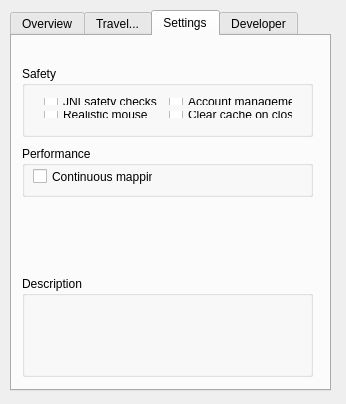
<?xml version="1.0" encoding="UTF-8"?>
<ui version="4.0">
 <class>MainWindow</class>
 <widget class="QMainWindow" name="MainWindow">
  <property name="geometry">
   <rect>
    <x>0</x>
    <y>0</y>
    <width>346</width>
    <height>404</height>
   </rect>
  </property>
  <property name="sizePolicy">
   <sizepolicy hsizetype="Fixed" vsizetype="Fixed">
    <horstretch>0</horstretch>
    <verstretch>0</verstretch>
   </sizepolicy>
  </property>
  <property name="minimumSize">
   <size>
    <width>346</width>
    <height>404</height>
   </size>
  </property>
  <property name="maximumSize">
   <size>
    <width>346</width>
    <height>404</height>
   </size>
  </property>
  <property name="windowTitle">
   <string>PowerGrid control panel</string>
  </property>
  <property name="windowIcon">
   <iconset resource="resources.qrc">
    <normaloff>:/icons/images/icon.png</normaloff>:/icons/images/icon.png</iconset>
  </property>
  <property name="locale">
   <locale language="English" country="UnitedStates"/>
  </property>
  <widget class="QWidget" name="centralWidget">
   <widget class="QTabWidget" name="tabWidget">
    <property name="geometry">
     <rect>
      <x>10</x>
      <y>10</y>
      <width>321</width>
      <height>381</height>
     </rect>
    </property>
    <property name="currentIndex">
     <number>2</number>
    </property>
    <widget class="QWidget" name="OverviewTab">
     <attribute name="title">
      <string>Overview</string>
     </attribute>
     <widget class="QGroupBox" name="clientInfo">
      <property name="geometry">
       <rect>
        <x>10</x>
        <y>10</y>
        <width>291</width>
        <height>101</height>
       </rect>
      </property>
      <property name="title">
       <string>Global Info</string>
      </property>
      <widget class="QWidget" name="formLayoutWidget">
       <property name="geometry">
        <rect>
         <x>10</x>
         <y>20</y>
         <width>271</width>
         <height>71</height>
        </rect>
       </property>
       <layout class="QFormLayout" name="clientLayout">
        <property name="fieldGrowthPolicy">
         <enum>QFormLayout::AllNonFixedFieldsGrow</enum>
        </property>
        <item row="0" column="0">
         <widget class="QLabel" name="jvmversionLabel">
          <property name="text">
           <string>Java version</string>
          </property>
         </widget>
        </item>
        <item row="0" column="1">
         <widget class="QLabel" name="jvmversion">
          <property name="toolTip">
           <string>The java version on which Runescape runs</string>
          </property>
          <property name="text">
           <string>&lt;unknown&gt;</string>
          </property>
         </widget>
        </item>
        <item row="1" column="0">
         <widget class="QLabel" name="PGversionLabel">
          <property name="text">
           <string>PowerGrid version       </string>
          </property>
         </widget>
        </item>
        <item row="1" column="1">
         <widget class="QLabel" name="PGversion">
          <property name="statusTip">
           <string>The PowerGrid version</string>
          </property>
          <property name="text">
           <string>0.1</string>
          </property>
         </widget>
        </item>
        <item row="3" column="0">
         <widget class="QLabel" name="usernameLabel">
          <property name="text">
           <string>Logged in user</string>
          </property>
         </widget>
        </item>
        <item row="3" column="1">
         <widget class="QLabel" name="username">
          <property name="statusTip">
           <string>The logged in user. &lt;none&gt; means no user is logged in.</string>
          </property>
          <property name="text">
           <string>&lt;none&gt;</string>
          </property>
         </widget>
        </item>
        <item row="2" column="0">
         <spacer name="verticalSpacer">
          <property name="orientation">
           <enum>Qt::Vertical</enum>
          </property>
          <property name="sizeHint" stdset="0">
           <size>
            <width>20</width>
            <height>40</height>
           </size>
          </property>
         </spacer>
        </item>
       </layout>
      </widget>
     </widget>
     <widget class="QGroupBox" name="groupBox">
      <property name="geometry">
       <rect>
        <x>10</x>
        <y>120</y>
        <width>291</width>
        <height>111</height>
       </rect>
      </property>
      <property name="title">
       <string>PowerGrid </string>
      </property>
      <widget class="QWidget" name="verticalLayoutWidget">
       <property name="geometry">
        <rect>
         <x>10</x>
         <y>20</y>
         <width>271</width>
         <height>84</height>
        </rect>
       </property>
       <layout class="QVBoxLayout" name="verticalLayout">
        <item>
         <widget class="QLabel" name="label">
          <property name="text">
           <string>PowerGrid activity:</string>
          </property>
         </widget>
        </item>
        <item>
         <widget class="QRadioButton" name="pg_full">
          <property name="toolTip">
           <string>Enables PowerGrid including additional functions</string>
          </property>
          <property name="text">
           <string>Fully active</string>
          </property>
          <property name="checked">
           <bool>true</bool>
          </property>
          <attribute name="buttonGroup">
           <string notr="true">ActivitySelector</string>
          </attribute>
         </widget>
        </item>
        <item>
         <widget class="QRadioButton" name="pg_minimal">
          <property name="toolTip">
           <string>Only enables PowerGrid core functions</string>
          </property>
          <property name="text">
           <string>Minimally active</string>
          </property>
          <attribute name="buttonGroup">
           <string notr="true">ActivitySelector</string>
          </attribute>
         </widget>
        </item>
        <item>
         <widget class="QRadioButton" name="pg_disable">
          <property name="toolTip">
           <string>Disables PowerGrid</string>
          </property>
          <property name="text">
           <string>Disabled</string>
          </property>
          <attribute name="buttonGroup">
           <string notr="true">ActivitySelector</string>
          </attribute>
         </widget>
        </item>
       </layout>
      </widget>
     </widget>
    </widget>
    <widget class="QWidget" name="TravelTab">
     <attribute name="title">
      <string>Travel...</string>
     </attribute>
     <widget class="QListView" name="destinationList">
      <property name="geometry">
       <rect>
        <x>10</x>
        <y>30</y>
        <width>291</width>
        <height>181</height>
       </rect>
      </property>
     </widget>
     <widget class="QPushButton" name="travelHere">
      <property name="geometry">
       <rect>
        <x>190</x>
        <y>320</y>
        <width>101</width>
        <height>23</height>
       </rect>
      </property>
      <property name="text">
       <string>Travel here</string>
      </property>
     </widget>
     <widget class="QGroupBox" name="travelInfo">
      <property name="geometry">
       <rect>
        <x>10</x>
        <y>220</y>
        <width>291</width>
        <height>91</height>
       </rect>
      </property>
      <property name="toolTip">
       <string>Travel information about the selected item</string>
      </property>
      <property name="title">
       <string>Travel Info</string>
      </property>
      <widget class="QWidget" name="formLayoutWidget_2">
       <property name="geometry">
        <rect>
         <x>10</x>
         <y>20</y>
         <width>271</width>
         <height>64</height>
        </rect>
       </property>
       <layout class="QFormLayout" name="travelLayout">
        <item row="0" column="0">
         <widget class="QLabel" name="destLabel">
          <property name="text">
           <string>Selected Destination  </string>
          </property>
         </widget>
        </item>
        <item row="1" column="0">
         <widget class="QLabel" name="distLabel">
          <property name="text">
           <string>Distance (in tiles)</string>
          </property>
         </widget>
        </item>
        <item row="2" column="0">
         <widget class="QLabel" name="timeLabel">
          <property name="text">
           <string>Approx. travel time</string>
          </property>
         </widget>
        </item>
        <item row="0" column="1">
         <widget class="QLabel" name="destination">
          <property name="text">
           <string>&lt;none&gt;</string>
          </property>
         </widget>
        </item>
        <item row="1" column="1">
         <widget class="QLabel" name="distance">
          <property name="text">
           <string>N/A</string>
          </property>
         </widget>
        </item>
        <item row="2" column="1">
         <widget class="QLabel" name="traveltime">
          <property name="text">
           <string>N/A</string>
          </property>
         </widget>
        </item>
       </layout>
      </widget>
     </widget>
     <widget class="QLabel" name="headerLabel">
      <property name="geometry">
       <rect>
        <x>10</x>
        <y>10</y>
        <width>291</width>
        <height>16</height>
       </rect>
      </property>
      <property name="text">
       <string>Choose a destination</string>
      </property>
     </widget>
    </widget>
    <widget class="QWidget" name="SettingsTab">
     <attribute name="title">
      <string>Settings</string>
     </attribute>
     <widget class="QGroupBox" name="CoreSettings">
      <property name="geometry">
       <rect>
        <x>10</x>
        <y>30</y>
        <width>291</width>
        <height>71</height>
       </rect>
      </property>
      <property name="title">
       <string>Safety</string>
      </property>
      <widget class="QWidget" name="">
       <property name="geometry">
        <rect>
         <x>11</x>
         <y>21</y>
         <width>271</width>
         <height>42</height>
        </rect>
       </property>
       <layout class="QGridLayout" name="gridLayout">
        <item row="0" column="0">
         <widget class="DescriptiveCheckBox" name="JNIsafetyCheck">
          <property name="text">
           <string>JNI safety checks</string>
          </property>
         </widget>
        </item>
        <item row="0" column="1">
         <widget class="DescriptiveCheckBox" name="accManagementCheck">
          <property name="text">
           <string>Account management</string>
          </property>
         </widget>
        </item>
        <item row="1" column="0">
         <widget class="DescriptiveCheckBox" name="mouseCheck">
          <property name="text">
           <string>Realistic mouse</string>
          </property>
         </widget>
        </item>
        <item row="1" column="1">
         <widget class="DescriptiveCheckBox" name="cacheClearCheck">
          <property name="text">
           <string>Clear cache on close</string>
          </property>
         </widget>
        </item>
       </layout>
      </widget>
     </widget>
     <widget class="QGroupBox" name="Performance">
      <property name="geometry">
       <rect>
        <x>10</x>
        <y>110</y>
        <width>291</width>
        <height>51</height>
       </rect>
      </property>
      <property name="title">
       <string>Performance</string>
      </property>
      <widget class="DescriptiveCheckBox" name="mappingCheck">
       <property name="geometry">
        <rect>
         <x>11</x>
         <y>22</y>
         <width>120</width>
         <height>17</height>
        </rect>
       </property>
       <property name="text">
        <string>Continuous mapping</string>
       </property>
      </widget>
     </widget>
     <widget class="QGroupBox" name="Security">
      <property name="geometry">
       <rect>
        <x>10</x>
        <y>240</y>
        <width>291</width>
        <height>101</height>
       </rect>
      </property>
      <property name="title">
       <string>Description</string>
      </property>
      <widget class="QLabel" name="SettingDescription">
       <property name="geometry">
        <rect>
         <x>10</x>
         <y>20</y>
         <width>271</width>
         <height>71</height>
        </rect>
       </property>
       <property name="whatsThis">
        <string>Hover over a setting to see its description here</string>
       </property>
       <property name="accessibleName">
        <string/>
       </property>
       <property name="text">
        <string/>
       </property>
       <property name="textFormat">
        <enum>Qt::PlainText</enum>
       </property>
       <property name="alignment">
        <set>Qt::AlignLeading|Qt::AlignLeft|Qt::AlignTop</set>
       </property>
      </widget>
     </widget>
    </widget>
    <widget class="QWidget" name="DeveloperTab">
     <attribute name="title">
      <string>Developer</string>
     </attribute>
    </widget>
   </widget>
  </widget>
 </widget>
 <layoutdefault spacing="6" margin="11"/>
 <customwidgets>
  <customwidget>
   <class>DescriptiveCheckBox</class>
   <extends>QCheckBox</extends>
   <header>descriptivecheckbox.h</header>
  </customwidget>
 </customwidgets>
 <resources>
  <include location="resources.qrc"/>
 </resources>
 <connections/>
 <buttongroups>
  <buttongroup name="ActivitySelector"/>
 </buttongroups>
</ui>
